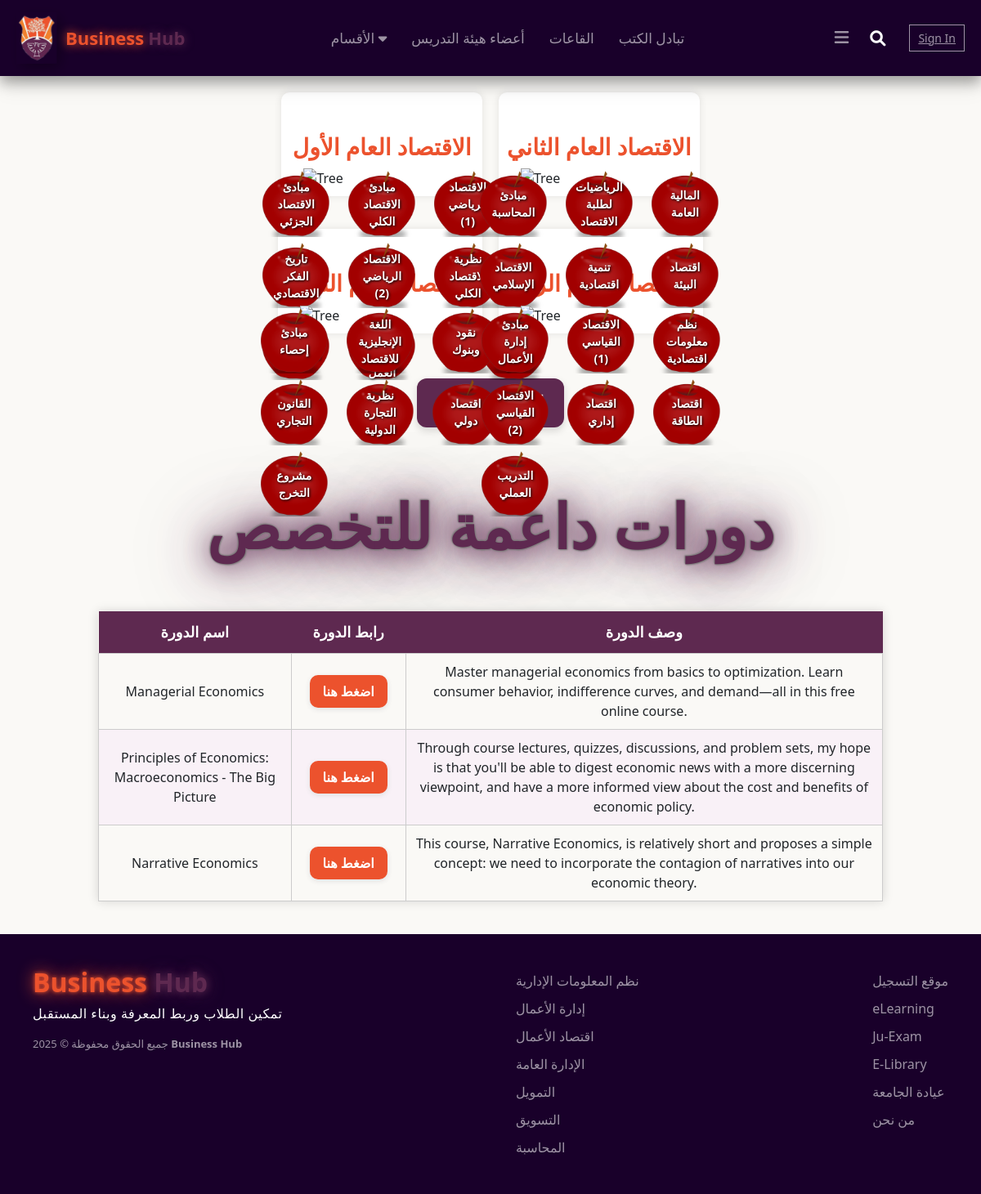
The page /businesshub/departments/ECO.php on the database its author committed.
### tables this page shows
CREATE TABLE `books` (
  `id` int(11) NOT NULL,
  `department_id` int(11) DEFAULT NULL,
  `year` enum('1','2','3','4') NOT NULL DEFAULT '1',
  `book_name` varchar(255) DEFAULT NULL,
  `book_material` text DEFAULT NULL
);

CREATE TABLE `courses` (
  `id` int(11) NOT NULL,
  `department_id` int(11) DEFAULT NULL,
  `course_name` varchar(255) DEFAULT NULL,
  `course_link` text DEFAULT NULL,
  `course_description` text DEFAULT NULL
);

### businesshub/includes/model/books.php (called while the page is built, shortened)
<?php
function getBooksByDepartmentAndYear(mysqli $conn, int $departmentId, string $year): array
{
    $sql = "SELECT id, department_id, year, book_name, book_material
              FROM books
             WHERE department_id = ?
               AND year = ?";
    if (! $stmt = $conn->prepare($sql)) {
        throw new Exception("DB prepare failed: " . $conn->error);
    }
    $stmt->bind_param("is", $departmentId, $year);
    $stmt->execute();
    $result = $stmt->get_result();
    $books  = $result->fetch_all(MYSQLI_ASSOC);
    return $books;
}

### businesshub/includes/model/courses.php (called while the page is built, shortened)
<?php
function getCoursesByDepartment(mysqli $conn, int $departmentId): array
{
    $sql = "SELECT id, department_id, course_name, course_link, course_description
              FROM courses
             WHERE department_id = ?";
    if (! $stmt = $conn->prepare($sql)) {
        throw new Exception("DB prepare failed: " . $conn->error);
    }
    $stmt->bind_param("i", $departmentId);
    $stmt->execute();
    $result = $stmt->get_result();
    $courses = $result->fetch_all(MYSQLI_ASSOC);
    return $courses;
}

### businesshub/departments/ECO.php (the view, shortened to what this page needs)
<?php
require_once __DIR__ . '/../includes/db.php';
require_once __DIR__ . '/../includes/model/books.php';
require_once __DIR__ . '/../includes/model/courses.php';
$departmentId = 5;
$year1Books = getBooksByDepartmentAndYear($conn, $departmentId, '1');
$year2Books = getBooksByDepartmentAndYear($conn, $departmentId, '2');
$year3Books = getBooksByDepartmentAndYear($conn, $departmentId, '3');
$year4Books = getBooksByDepartmentAndYear($conn, $departmentId, '4');
$courses = getCoursesByDepartment($conn, $departmentId);
?>
<!DOCTYPE html>
<html lang="en">
<head>
  <link rel="stylesheet" href="https://cdnjs.cloudflare.com/ajax/libs/font-awesome/6.0.0/css/all.min.css">
  <link rel="stylesheet" href="https://cdn.jsdelivr.net/npm/bootstrap@5.3.0/dist/css/bootstrap.min.css" />
  <?php
    $cssVersion = filemtime($_SERVER['DOCUMENT_ROOT'] . '/businesshub/css/header-footer.css');
  ?>
  <link rel="stylesheet" href="css/header-footer.css?v=<?php echo $cssVersion; ?>">
  <link rel="stylesheet" href="css/deps.css">
    </head>
<?php include(__DIR__ . '/../includes/header.php'); ?>
<body>
<div class="tree-grid-container">
  <div class="tree-block">
    <div class="tree-title-wrapper">
      <h2 class="tree-title">الاقتصاد العام الأول</h2>
    </div>
    <div class="tree-responsive-wrapper">
      <div class="tree-container">
        <div class="icon-grid">
            <?php foreach ($year1Books as $book): ?>
              <a href="<?= htmlspecialchars($book['book_material']) ?>">
                <div class="tree-icon-wrapper">
                  <img src="images/apple4.png" class="tree-icon">
                  <span class="icon-text"><?= htmlspecialchars($book['book_name']) ?></span>
                </div>
              </a>
            <?php endforeach; ?>
          </div>
      </div>
    </div>
  </div>
  <div class="tree-block">
    <div class="tree-title-wrapper">
      <h2 class="tree-title">الاقتصاد العام الثاني</h2>
    </div>
    <div class="tree-responsive-wrapper">
      <div class="tree-container">
         <div class="icon-grid">
            <?php foreach ($year2Books as $book): ?>
              <a href="<?= htmlspecialchars($book['book_material']) ?>">
                <div class="tree-icon-wrapper">
                  <img src="images/apple4.png" class="tree-icon">
                  <span class="icon-text"><?= htmlspecialchars($book['book_name']) ?></span>
                </div>
              </a>
            <?php endforeach; ?>
          </div>
      </div>
    </div>
  </div>
</div>
<div class="tree-grid-container">
  <div class="tree-block">
    <div class="tree-title-wrapper">
      <h2 class="tree-title">الاقتصاد العام الثالث</h2>
    </div>
    <div class="tree-responsive-wrapper">
      <div class="tree-container">
        <div class="icon-grid">
            <?php foreach ($year3Books as $book): ?>
              <a href="<?= htmlspecialchars($book['book_material']) ?>">
                <div class="tree-icon-wrapper">
                  <img src="images/apple4.png" class="tree-icon">
                  <span class="icon-text"><?= htmlspecialchars($book['book_name']) ?></span>
                </div>
              </a>
            <?php endforeach; ?>
          </div>
      </div>
    </div>
  </div>
  <div class="tree-block">
    <div class="tree-title-wrapper">
      <h2 class="tree-title">الاقتصاد العام الرابع</h2>
    </div>
    <div class="tree-responsive-wrapper">
      <div class="tree-container">
         <div class="icon-grid">
            <?php foreach ($year4Books as $book): ?>
              <a href="<?= htmlspecialchars($book['book_material']) ?>" target="_blank">
                <div class="tree-icon-wrapper">
                  <img src="images/apple4.png" class="tree-icon">
                  <span class="icon-text"><?= htmlspecialchars($book['book_name']) ?></span>
                </div>
              </a>
            <?php endforeach; ?>
          </div>
      </div>
    </div>
  </div>
</div>
    <div class="center-button-wrapper">
      <a  class="custom-button" onclick="showPopup()">المواد الاخرى</a>
    </div>
      <div class="big-title">
        <h1>دورات داعمة للتخصص</h1>
      </div>
      <table class="styled-table" id="courses-table-ECO">
        <thead>
          <tr>
            <th>اسم الدورة</th>
            <th>رابط الدورة</th>
            <th>وصف الدورة</th>
          </tr>
        </thead>
         <tbody>
            <?php foreach ($courses as $course): ?>
                <tr>
                  <td><?= htmlspecialchars($course['course_name']) ?></td>
                  <td>
                    <?php if (!empty($course['course_link'])): ?>
                      <a href="<?= htmlspecialchars($course['course_link']) ?>" target="_blank" class="button-link-table">اضغط هنا</a>
                    <?php else: ?>
                      —
                    <?php endif; ?>
                  </td>
                  <td><?= htmlspecialchars($course['course_description']) ?></td>
                </tr>
            <?php endforeach; ?>
          </tbody>
      </table>
<?php include(__DIR__ . '/../includes/footer.php'); ?>
</body>
</html>

### businesshub/css/header-footer.css (style rules this page uses)
body { height: 100%; margin: 0; padding: 0; background-color: rgb(240, 234, 234) ; }
html, body { height: 100%; margin: 0; }
body { display: flex; flex-direction: column; min-height: 100vh; }

### businesshub/css/deps.css (style rules this page uses)
body { margin: 0; background-color: #FAF9F6; }
.tree-title-wrapper { text-align: center; padding-top: 40px; padding-bottom: 10px; }
.tree-title { font-size: 28px; font-weight: bold; color: #EC522D; margin: 0; }
.tree-responsive-wrapper { width: 100%; max-width: 600px; margin: auto; position: relative; }
.tree-container { width: 85%; margin: 0 auto; position: relative; }
.icon-grid { position: absolute; top: 9%; left: 50%; transform: translateX(-50%); display: grid; grid-template-columns: repeat(3, max-content); row-gap: 6px; column-gap: 20px; justify-items: center; align-items: center; }
.tree-icon-wrapper { position: relative; display: inline-block; text-align: center; text-decoration: none; }
.tree-icon { width: 85px; height: auto; transition: transform 0.3s ease; }
.icon-text { position: absolute; top: 50%; left: 50%; transform: translate(-50%, -50%); font-size: 14px; color: white; font-weight: bold; text-align: center; text-shadow: 1px 1px 3px black; pointer-events: none; }
.tree-grid-container { display: grid; grid-template-columns: repeat(2, 1fr); gap: 20px; margin: 20px auto; max-width: 1100px; }
.tree-block { background-color: #fff; border-radius: 10px; box-shadow: 0 0 10px rgba(0, 0, 0, 0.1); padding: 10px; }
.big-title { text-align: center; padding: 40px 20px 20px; }
.big-title h1 { font-size: 75px; font-weight: bold; color: #5E2950; margin: 0; user-select: none; -webkit-user-select: none; -moz-user-select: none; -ms-user-select: none; text-shadow: 0 0 1px #7b7979, 0 0 2px #7b7979, 1px 1px 2px #7b7979, -1px -1px 2px #7b7979, 0 0 30px rgba(94, 41, 80, 0.95), 0 0 60px rgba(94, 41, 80, 0.85), 0 0 90px rgba(94, 41, 80, 0.75); }
.custom-button { display: inline-block; margin: 20px auto; padding: 12px 24px; background-color: #5E2950; color: white !important; text-decoration: none; font-size: 24px; font-weight: bold; border-radius: 12px; box-shadow: 0 4px 10px rgba(0, 0, 0, 0.15); transition: all 0.3s ease; text-align: center; cursor: pointer; }
.center-button-wrapper { text-align: center; margin-top: 15px; margin-bottom: 15px; }
.styled-table { width: 80%; margin: 40px auto; border-collapse: collapse; text-align: center; font-family: 'Segoe UI', sans-serif; box-shadow: 0 0 12px rgba(0, 0, 0, 0.15); }
.styled-table th { background-color: #5E2950; color: white; padding: 12px; font-size: 18px; }
.styled-table td { padding: 10px; border: 1px solid #ccc; font-size: 16px; }
.styled-table tr:nth-child(even) { background-color: #f9f1f7; }
.styled-table a { color: #EC522D; font-weight: bold; text-decoration: none; }
.button-link-table { position: relative; z-index: 1; background-color: #EC522D; color: white !important; font-weight: bold; padding: 10px 25px; border-radius: 15px; box-shadow: 0 4px 8px rgba(0, 0, 0, 0.1); text-align: center; text-decoration: none !important; transition: background-color 0.3s ease; }
.button-link-table::before, .button-link-table::after { display: none !important; content: none !important; opacity: 0 !important; }

### businesshub/departments/ECO.php (style rules this page uses)
#courses-table-ECO td, #courses-table-ECO th { vertical-align: middle; }
#courses-table-ECO td:nth-child(2), #courses-table-ECO th:nth-child(2) { min-width: 120px; width: 140px; text-align: center; }
.button-link-table { display: inline-block; padding: 8px 16px; background: #EC522D; color: #fff !important; border-radius: 10px; font-weight: bold; text-decoration: none; box-shadow: 0 2px 6px #e0e0e0; transition: background 0.2s; margin: 0 auto; }

### rows shown on the page
courses: course_name "Managerial Economics", course_description "Master managerial economics from basics to optimization. Learn consumer behavior, indifference curves, and demand—all in this free online course."
courses: course_name "Principles of Economics: Macroeconomics - The Big Picture", course_description "Through course lectures, quizzes, discussions, and problem sets, my hope is that you'll be able to digest economic news with a more discerning viewpoint, and have a more informed view about the cost and benefits of economic policy."
courses: course_name "Narrative Economics", course_description "This course, Narrative Economics, is relatively short and proposes a simple concept: we need to incorporate the contagion of narratives into our economic theory."
